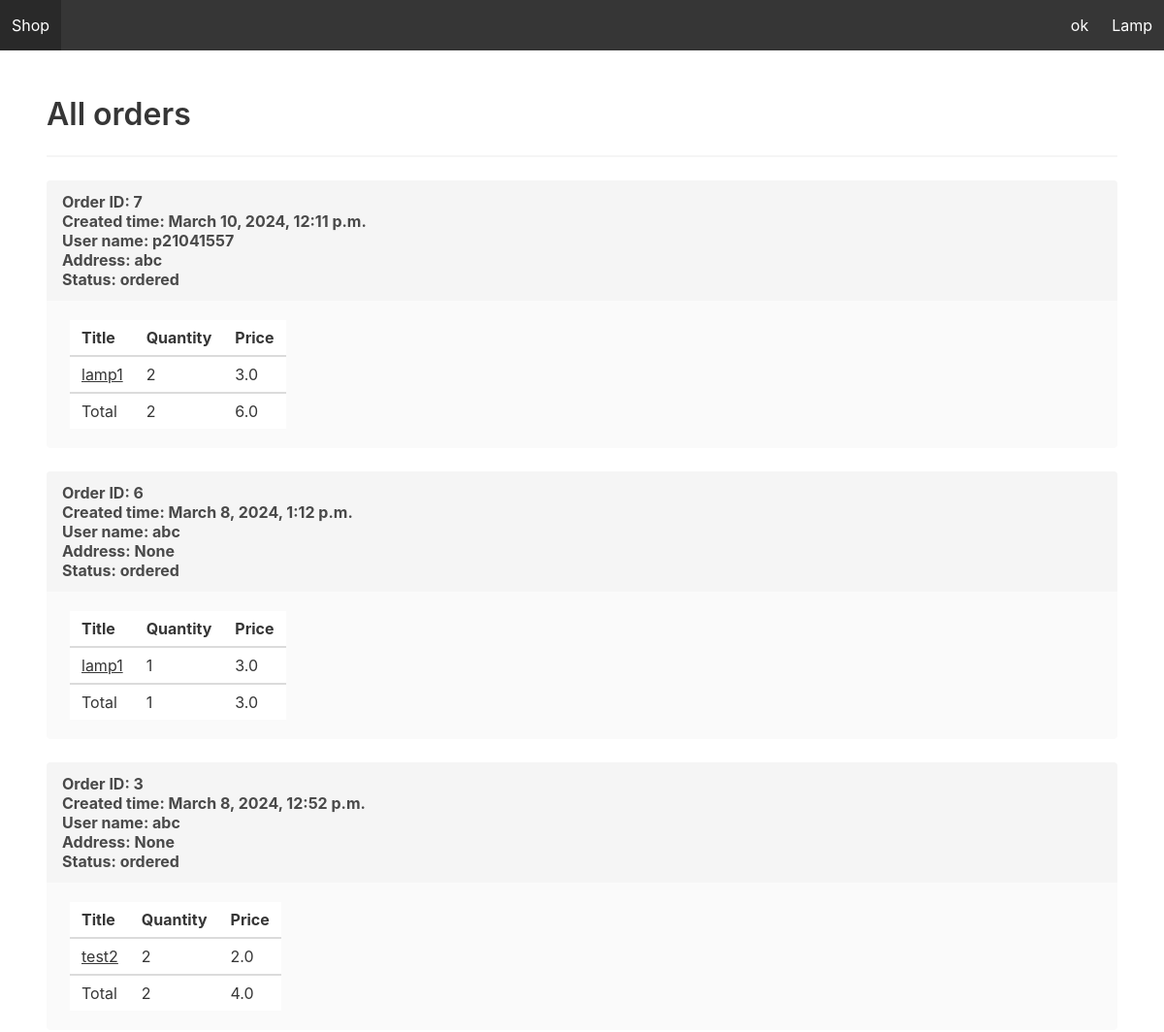
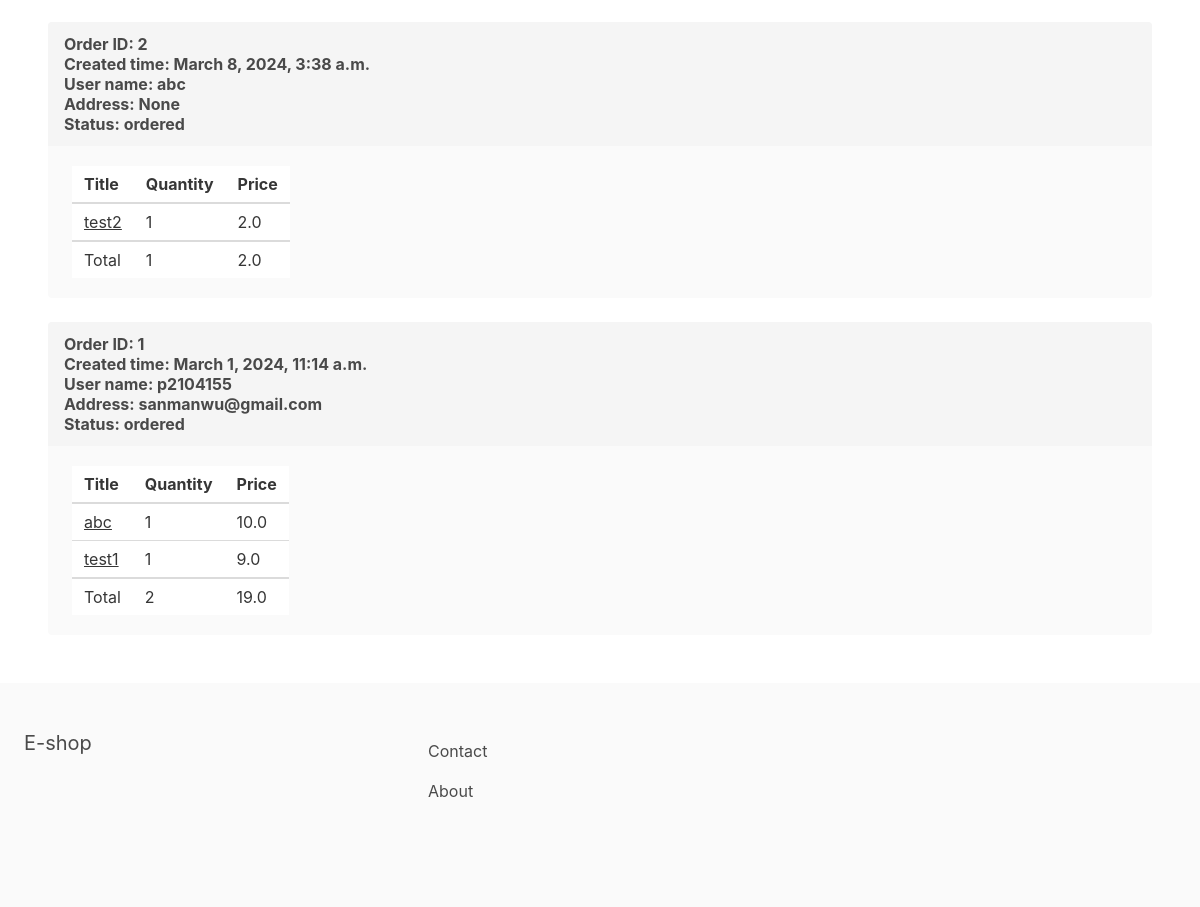
Screenshot of /orders/ with the database file from the repository (2 pictures, top to bottom).
### apps/store/models.py (models this page shows, shortened)
class Category(models.Model):
    title = models.CharField(max_length=255)
    slug = models.SlugField(max_length=255)
    ordering = models.IntegerField(default=0)
    class Meta:
        verbose_name_plural = 'Categories'
        ordering = ('ordering',)

class Product(models.Model):
    category = models.ForeignKey(Category, related_name='products', on_delete=models.CASCADE)
    title = models.CharField(max_length=255)
    slug = models.SlugField(max_length=255)
    description = models.TextField(blank=True, null=True)
    price = models.FloatField()
    num_available = models.IntegerField(default=1)
    num_visits = models.IntegerField(default=0)
    last_visit = models.DateTimeField(blank=True, null=True)
    image = models.ImageField(upload_to='uploads/', blank=True, null=True)
    thumbnail = models.ImageField(upload_to='uploads/', blank=True, null=True)
    date_added = models.DateTimeField(auto_now_add=True)
    class Meta:
        ordering = ('-date_added',)
    """def save(self, *args, **kwargs):
        self.thumbnail = self.make_thumbnail(self.image)

        super().save(*args, **kwargs)"""

### apps/order/models.py (models this page shows, shortened)
class Order(models.Model):
    ORDERED = 'ordered'
    SHIPPED = 'shipped'
    ARRIVED = 'arrived'
    STATUS_CHOICES = (
        (ORDERED, 'Ordered'),
        (SHIPPED, 'Shipped'),
        (ARRIVED, 'Arrived')
    )
    user = models.ForeignKey(User, related_name='orders', on_delete=models.SET_NULL, blank=True, null=True)
    first_name = models.CharField(max_length=100)
    last_name = models.CharField(max_length=100)
    email = models.CharField(max_length=100)
    address = models.CharField(max_length=100)
    zipcode = models.CharField(max_length=100)
    place = models.CharField(max_length=100)
    phone = models.CharField(max_length=100)
    created_at = models.DateTimeField(auto_now_add=True)
    paid = models.BooleanField(default=False)
    paid_amount = models.FloatField(blank=True, null=True)
    payment_intent = models.CharField(max_length=255)
    shipped_date = models.DateTimeField(blank=True, null=True)
    status = models.CharField(max_length=20, choices=STATUS_CHOICES, default=ORDERED)
    def get_total_quantity(self):
        return sum(int(item.quantity) for item in self.items.all())

class OrderItem(models.Model):
    order = models.ForeignKey(Order, related_name='items', on_delete=models.CASCADE)
    product = models.ForeignKey(Product, related_name='items', on_delete=models.DO_NOTHING)
    price = models.FloatField()
    quantity = models.IntegerField(default=1)

### apps/userprofile/models.py (models this page shows, shortened)
class Userprofile(models.Model):
    user = models.OneToOneField(User, related_name='userprofile', on_delete=models.CASCADE)
    address = models.CharField(max_length=255, blank=True, null=True)
    zipcode = models.CharField(max_length=255, blank=True, null=True)
    place = models.CharField(max_length=255, blank=True, null=True)
    phone = models.CharField(max_length=255, blank=True, null=True)

### apps/core/views.py (the view)
# urls.py: path('orders/', order_list, name='order_list'),
def order_list(request):
    orders = Order.objects.all()
    return render(request, 'order_list.html', {'orders': orders})

### apps/cart/context_processors.py (called while the page is built)
def cart(request):
    return {'cart': Cart(request)}

### apps/store/context_processors.py (called while the page is built)
def menu_categories(request):
    categories = Category.objects.all()
    return {'menu_categories': categories}

### apps/core/templates/order_list.html (shortened to what this page needs)
{% extends 'managerBase.html' %}
{% block content %}
    <h1 class="title">All orders</h1>
    <hr>
    {% for order in orders|dictsortreversed:"created_at" %}
        <article class="message is-light">
            <div class="message-header">
                <p>Order ID: {{ order.id }}<br>
                   Created time: {{ order.created_at }}<br>
                   User name: {{ order.user.username }}<br>
                   Address: {{ order.user.userprofile.address }}<br>
                   Status: {{ order.status }}
                </p>
            </div>
            <div class="message-body">
                <table class="table"> {% comment %}本来table后面还有 is-striped is-fullwidth{% endcomment %}
                    <thead>
                        <tr>
                            <th>Title</th>
                            <th>Quantity</th>
                            <th>Price</th>
                        </tr>
                    </thead>
                    <tbody>
                        {% for item in order.items.all %}
                            <tr>
                                <td><a href="{{ item.product.title }}">
                                        {{ item.product.title }}
                                    </a></td>
                                <td>{{ item.quantity }}</td>
                                <td>{{ item.price }}</td>
                            </tr>
                        {% endfor %}
                    </tbody>
                    <tfoot>
                        <tr>
                            <td>Total</td>
                            <td>{{ order.get_total_quantity }}</td>
                            <td>{{ order.paid_amount }}</td>
                        </tr>
                    </tfoot>
                </table>
            </div>
        </article>
    {% empty %}
        <p>You don't have any order yet...</p>
    {% endfor %}
{% endblock %}

### apps/core/templates/managerBase.html (shortened to what this page needs)
<html>
	<head>
		<link rel="stylesheet" href="https://cdn.jsdelivr.net/npm/bulma@0.9.0/css/bulma.min.css">
	</head>
	<body>
		<nav class="navbar is-dark">
			<div class="navbar-brand">
				<a class="navbar-item" href="{% url 'productManager' %}">Shop</a>
			</div>
			<div id="main-navbar" class="navbar-menu" >
				<div class="navbar-end">
					{% for category in menu_categories %}
					    <a href="{% url 'manager_category' category.slug %}" class="navbar-item">{{ category.title }}</a>
					{% endfor %}
				</div>
			</div>
        </nav>
		<section class="section">
			{% block content %}
            {% endblock %}
		</section>
		<footer class="footer">
			<div class="columns">
				<div class="column is-4">
					<h2 class="subtitle">E-shop</h2>
				</div>
				<div class="column is-8">
					<a href="{% url 'contact' %}" class="navbar-item">Contact</a>
					<a href="{% url 'about' %}" class="navbar-item">About</a>
				</div>
			</div>
		</footer>
	</body>
</html>

### rows the page displays
Category: title "ok"
Category: title "Lamp"
Order: id "7", created_at "March 10, 2024, 12:11 p.m.", user.username "p21041557", user.userprofile.address "abc", status "ordered", get_total_quantity "2", paid_amount "6.0"
OrderItem: product "lamp1", quantity "2", price "3.0"
Order: id "6", created_at "March 8, 2024, 1:12 p.m.", user.username "abc", user.userprofile.address "None", status "ordered", get_total_quantity "1", paid_amount "3.0"
OrderItem: product "lamp1", quantity "1", price "3.0"
Order: id "3", created_at "March 8, 2024, 12:52 p.m.", user.username "abc", user.userprofile.address "None", status "ordered", get_total_quantity "2", paid_amount "4.0"
OrderItem: product "test2", quantity "2", price "2.0"
Order: id "2", created_at "March 8, 2024, 3:38 a.m.", user.username "abc", user.userprofile.address "None", status "ordered", get_total_quantity "1", paid_amount "2.0"
OrderItem: product "test2", quantity "1", price "2.0"
Order: id "1", created_at "March 1, 2024, 11:14 a.m.", user.username "p2104155", user.userprofile.address "sanmanwu@gmail.com", status "ordered", get_total_quantity "2", paid_amount "19.0"
OrderItem: product "abc", quantity "1", price "10.0"
OrderItem: product "test1", quantity "1", price "9.0"
